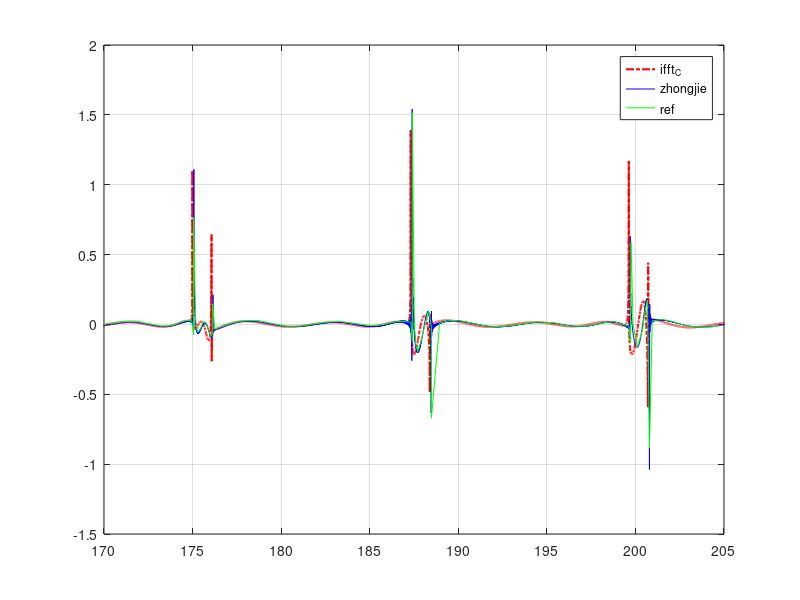

MATLAB code for this plot: (Note: this script raises an error after producing the figure.)
clc
clear
NFFT=32768;
%NFFT = 8192;


MaX=0.0; MaY=0.0; MaZ=0.0;


hold on
box on 
grid on

px=load('pF.txt');
pF=px(:,1)+1i*px(:,2);
%pFf=fliplr(pF);

f=load('IFFT.txt'); %IFFT data from C code
%f1=2*f(:,2)*NFFT;
f1=f(:,1)*NFFT;
f2=-f(:,1)*NFFT;
f3=fliplr(f2);
f4=fliplr(f1);

%c=real(ifft(pF,NFFT)*NFFT);
c=2*real(ifft(pF,NFFT)*NFFT);

OmegaR=1.5*340;
TR=2*pi/OmegaR;
fR=1/TR;
Tint=25*TR;
ODT=Tint/NFFT;
OTime = ODT*(0:NFFT-1);

figure(1)
ref=load('FDTimePressure1.txt');

plot(OTime*1000+3,2*f1','r-.','linewidth',1.5); %ifft from C code
%plot(ref(:,1)*1000+3.1,2*f1','r-.','linewidth',1.5); %ifft from C code

hold on 
plot(ref(:,1)*1000,ref(:,2)/2,'b'); % plotting result from zhongjie

thref=importdata('Suprotatingmonopoletimehistory000.dat');
plot(thref(:,1),thref(:,2),'g-'); % plotting result from ref.

axis([170 205 -1.5 2])

%legend('ifft_{matlab}','ifft_{C}','zhongjie','ref');
legend('ifft_{C}','zhongjie','ref');

Filename1 = ['timehistory_',num2str(10*MaX),num2str(10*MaY),num2str(10*MaZ)];
print(Filename1,'-depsc'); 

% Spectrum

for k = 1:FNum
    
    fps = fM-round(fM/fR)*fR;
    
    if abs(f(k)-fps)< 10^-4
        
        kps = k;
        break;
        
    end
            
end
        
rpnum = round(fR/f(2));

k1 = 1;

while (kps<=FNum)
    
    pFN1(k1) = pF(kps);
    fN1(k1) = f(kps);
    
    kps = kps+rpnum;
    k1 = k1+1;
    
end

%+++++++++++++++++++++++++++++++++++++++++++++++++++++++++++++++++++++++++%

for k = 1:FNum
    
    fns = fM-(round(fM/fR)+1)*fR;
    
    if abs(-f(k)-fns)< 10^-4
        
        kns = -k;
        break;
        
    end
            
end

k2 = 1;

while (kns>=-FNum)
    
    pFN2(k2) = pF(-kns);
    fN2(k2) = f(-kns);
    
    kns = kns-rpnum;
    k2 = k2+1;
    
end

fN = [-fN2(end:-1:1),fN1];
pFN = [pFN2(end:-1:1),pFN1];

%+++++++++++++++++++++++++++++++++++++++++++++++++++++++++++++++++++++++++%

FNumN = length(FRef);

figure(2)
grid on
hold on
box on

stem(FRef(:,1),FRef(:,2),'k*')
stem(FRef(:,1),pFN(1287:1287+FNumN-1),'ro')

legend('Poletti et al','Predicted')

xlabel('{\itf} [Hz]')
ylabel('{\itp''} [Pa]');

axis([-2000 2000 0 0.02])

set(gcf, 'PaperPositionMode','Auto')   % Use screen size
Filename2 = ['spectrum_',num2str(10*MaX),num2str(10*MaY),num2str(10*MaZ)];
print(Filename2,'-depsc'); 
